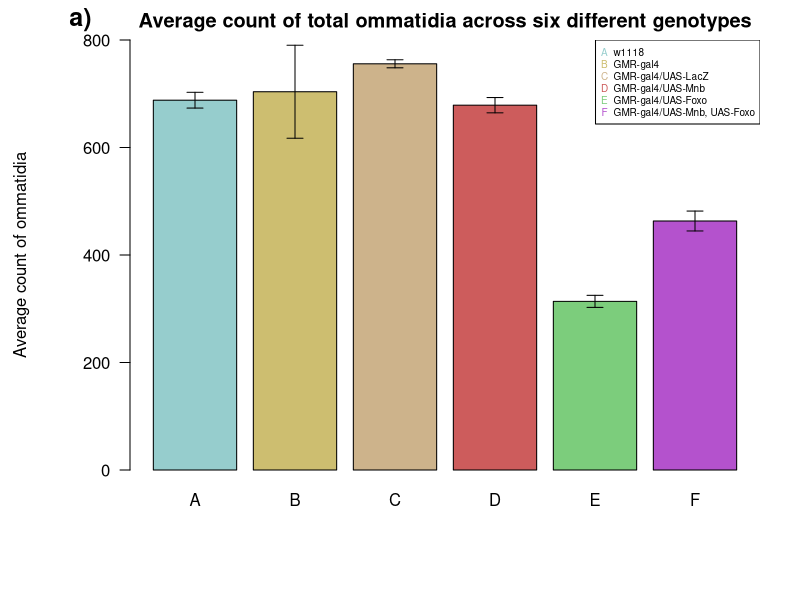
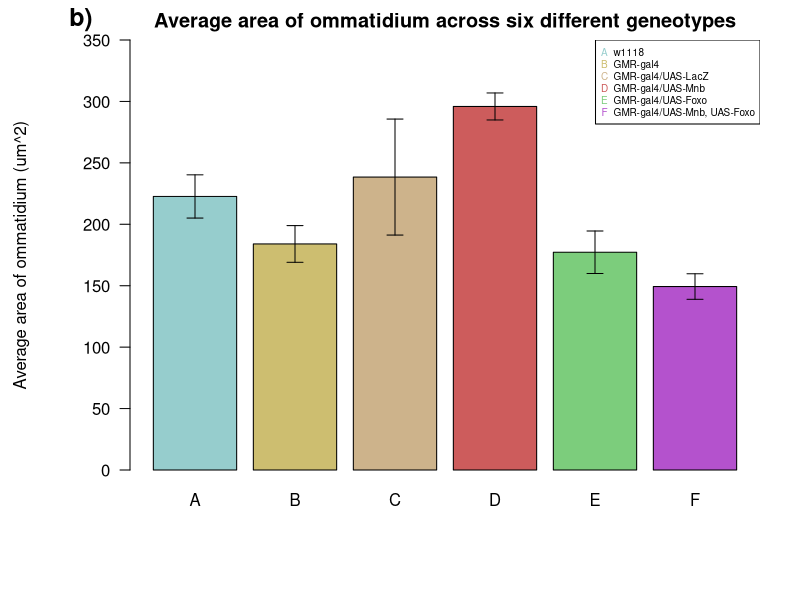
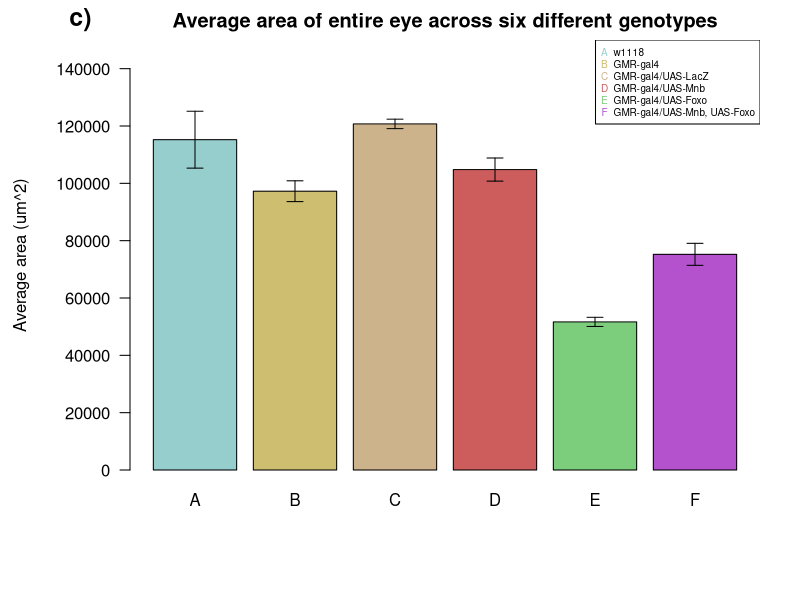
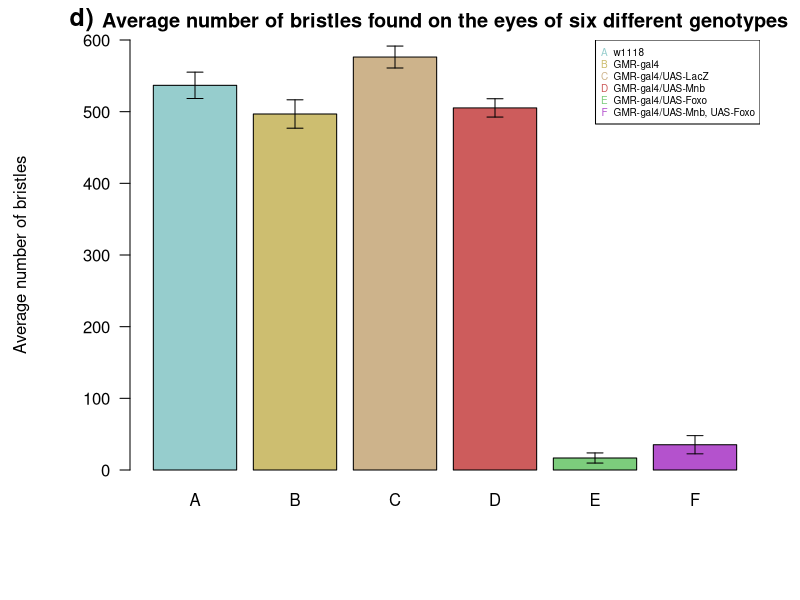

Generate these figures, in order, with R:
## research paper graphs 
## made by Leenah Benfekih 202311289
## 01/11/2026

# making dataframe of genotype and counts
om_counts <- data.frame(
  w1118 = c(708, 677, 690, 677),
  gal4 = c(691, 659, 829, 636),
  lacz = c(752, 762, 762, 747), 
  mnb = c(671, 694, 663, 687),
  foxo = c(318, 327, 301, 309), 
  mnfo = c(469, 485, 441, 458)
)

om_countsM <- colMeans(om_counts, na.rm = TRUE) # mean of each genotype ommatidia count 
om_countsSD <- apply(om_counts, 2, sd, na.rm = TRUE) # sd of each genotype ommatidia count

# dataframe of area for 7 ommatidia   
om7 <- data.frame( # this is all the 7 ommatidia data so i can find mean and then div by 7 
  w1118 = c(1452.614, 1477.103, 1531.645, 1740.354, 1718.649, 1745.363, 1543.333, 
            1552.238, 1556.134, 1467.641, 1451.501, 1467.641),
  gal4 = c(1448.706, 1331.47, 1436.424, 1241.589, 1099.23, 1227.074, 1344.086,
           1336.294, 953.382, 1342.96, 1421.434, 1273.391),
  lacz = c(1322.924, 1469.297, 1456.496, 1189.352, 1420.321, 1493.229, 1773.991,
           1870.056, 1900.654, 1990.723, 2052.822, 2089.224),
  mnb = c(2259.434, 2037.158, 2214.685, 2150.13, 1927.121, 2139.86, 2043.48,
          1960.382, 1945.208, 2053.148, 2120.866, 2004.881),
  foxo = c(1105.856, 1723.065, 1031.279, 1395.816, 1123.665, 1645.148, 1040.715, 
           1289.333, 1022.561, 1077.061, 1234.421, 1199.355), 
  mnfo = c(968.575, 829.001, 1059.571, 914.982, 1025.517, 1128.795, 1121.479,
           1128.781, 1082.31, 1070.215, 1091.575, 1122.473)
)

# grouping above into the 3 observations they were originally taken in + mean of those 3
om7mean <- aggregate(
  om7, 
  by = list(rep(1:4, each = 3)), # group each columns results in three 
  FUN = mean 
)[-1] # -1 to auto remove the extra column aggregate adds

omM <- om7mean / 7 # divide the mean of each group of 3 we created by 7 

omM2 <- colMeans(omM) # mean of the 4 groups above for each genotype 
omSD <- apply(omM, 2, sd) # sd of the 4 groups above 


# bar graph + arrows for ommatidia count 
par(mar = c(6.5, 6.5, 2, 2), mgp = c(5, 1, 0))
bp1 <- barplot(om_countsM, ylab = "Average count of ommatidia",
        names.arg = c("A", "B", "C", "D", "E", "F"),
        col = c("paleturquoise3", "lightgoldenrod3", "navajowhite3", "indianred", 
                "palegreen3", "mediumorchid3"), beside = TRUE, 
        main = "Average count of total ommatidia across six different genotypes",
        las = 1, ylim = c(0, 800))

arrows(bp1, om_countsM - om_countsSD,
       bp1, om_countsM + om_countsSD, 
       lwd = 1, angle = 90, code = 3, length = 0.08
       )
mtext("a)", side = 3, adj = -0.1, line = 0.5, font = 2, cex = 1.5)
legend("topright", c("w1118", "GMR-gal4", "GMR-gal4/UAS-LacZ", "GMR-gal4/UAS-Mnb", "GMR-gal4/UAS-Foxo", "GMR-gal4/UAS-Mnb, UAS-Foxo"),
       pch = c("A", "B", "C", "D", "E", "F"),
       col = c("paleturquoise3", "lightgoldenrod3", "navajowhite3", "indianred", "palegreen3", "mediumorchid3"),
       bty = "o", cex = 0.6)

# bar graph and arrows for average area of one ommatidium
bp2 <- barplot(omM2, ylab = "Average area of ommatidium (um^2)", 
               names.arg = c("A", "B", "C", "D", "E", "F"),
               col = c("paleturquoise3", "lightgoldenrod3", "navajowhite3", "indianred",
                       "palegreen3", "mediumorchid3"), beside = TRUE, 
               main = "Average area of ommatidium across six different geneotypes",
               las = 1, ylim = c(0, 350))
arrows(bp2, omM2 - omSD, 
       bp2, omM2 + omSD, 
       lwd = 1, angle = 90, code = 3, length = 0.08)
mtext("b)", side = 3, adj = -0.1, line = 0.5, font = 2, cex = 1.5)
legend("topright", c("w1118", "GMR-gal4", "GMR-gal4/UAS-LacZ", "GMR-gal4/UAS-Mnb", "GMR-gal4/UAS-Foxo", "GMR-gal4/UAS-Mnb, UAS-Foxo"),
       pch = c("A", "B", "C", "D", "E", "F"),
       col = c("paleturquoise3", "lightgoldenrod3", "navajowhite3", "indianred", "palegreen3", "mediumorchid3"),
       bty = "o", cex = 0.6)

# making dataframe of entire eye area 
eyes <- data.frame(
  w1118 = c(118524.419, 127118.219, 111383.234, 103895.314),
  gal4 = c(101213.821, 97533.308, 92424.670, 97846.094),
  lacz = c(120209.118, 118981.909, 120803.521, 122932.352),
  mnb = c(104705.805, 110528.919, 101646.266, 102324.709),
  foxo = c(50156.934, 52567.940, 53450.640, 50493.095),
  mnfo = c(76494.890, 78554.152, 76191.010, 69692.091)
)
eyesM <- colMeans(eyes)
eyesSD <- apply(eyes, 2, sd)

# barplot of eye area 
par(mar = c(5.1, 4.1, 4.1, 2.1))
par(mar = c(6.5, 6.5, 2, 2), mgp = c(5, 1, 0))
bp3 <- barplot(eyesM, ylab = "Average area (um^2)",
               names.arg = c("A", "B", "C", "D", "E", "F"), 
               col = c("paleturquoise3", "lightgoldenrod3", "navajowhite3", 
                       "indianred", "palegreen3", "mediumorchid3"), beside = TRUE, 
               main = "Average area of entire eye across six different genotypes", 
               las = 1, ylim = c(0, 150000))
arrows(bp3, eyesM - eyesSD,
       bp3, eyesM + eyesSD, 
       lwd = 1, angle = 90, code = 3, length = 0.08)
mtext("c)", side = 3, adj = -0.1, line = 0.5, font = 2, cex = 1.5)
legend("topright", c("w1118", "GMR-gal4", "GMR-gal4/UAS-LacZ", "GMR-gal4/UAS-Mnb", "GMR-gal4/UAS-Foxo", "GMR-gal4/UAS-Mnb, UAS-Foxo"),
       pch = c("A", "B", "C", "D", "E", "F"), 
       col = c("paleturquoise3", "lightgoldenrod3", "navajowhite3", "indianred", "palegreen3", "mediumorchid3"),
       bty = "o", cex = 0.6)

# setting up for graph of bristle count 
bristle <- data.frame(
  w1118 = c(559, 526, 544, 518),
  gal4 = c(525, 480, 495, 487),
  lacz = c(561, 595, 582, 567),
  mnb = c(522, 508, 493, 498),
  foxo = c(12, 27, 16, 12),
  mnfo = c(47, 42, 18, 34)
)

bristle_m <- colMeans(bristle)
bristle_sd <- apply(bristle, 2, sd)

par(mar = c(5.1, 4.1, 4.1, 2.1))
par(mar = c(6.5, 6.5, 2, 2), mgp = c(5, 1, 0))
bp4 <- barplot(bristle_m, ylab = "Average number of bristles", 
               names.arg = c("A", "B", "C", "D", "E", "F"),
               col = c("paleturquoise3", "lightgoldenrod3", "navajowhite3", 
                       "indianred", "palegreen3", "mediumorchid3"), beside = TRUE,
               main = "Average number of bristles found on the eyes of six different genotypes",
               las = 1, ylim = c(0, 600))
arrows(bp4, bristle_m - bristle_sd,
       bp4, bristle_m + bristle_sd,
       lwd = 1, angle = 90, code = 3, length = 0.08)
mtext("d)", side = 3, adj = -0.1, line = 0.5, font = 2, cex = 1.5)
legend("topright", c("w1118", "GMR-gal4", "GMR-gal4/UAS-LacZ", "GMR-gal4/UAS-Mnb", "GMR-gal4/UAS-Foxo", "GMR-gal4/UAS-Mnb, UAS-Foxo"),
       pch = c("A", "B", "C", "D", "E", "F"), 
       col = c("paleturquoise3", "lightgoldenrod3", "navajowhite3", "indianred", "palegreen3", "mediumorchid3"),
       bty = "o", cex = 0.6)
